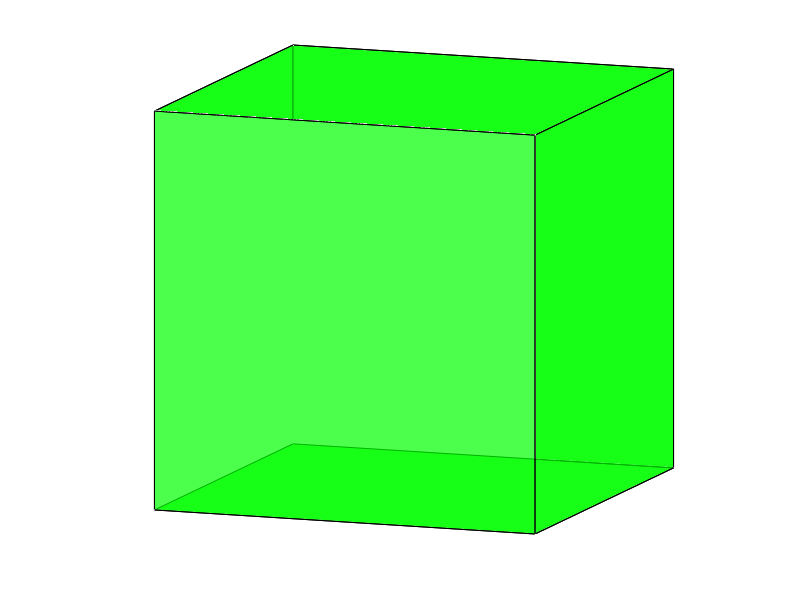

Write MATLAB code to recreate this figure.
%% Uppgift 1a
X=[1 3 3];
Y=[1 3 1];
fill(X,Y, 'g', 'edgecolor', 'k', 'linewidth' ,1), hold on
axis equal, axis([-10 10 -1 10]), pause(1)
v=pi/6; 
A=[cos(v) -sin(v); sin(v) cos(v)];
P=[X;Y];

for i=1:3
    P=A*P;
    fill(P(1,:),P(2,:),'g','edgecolor','r','linewidth',1), pause(1)
end
hold off

%% 1b
X=[1 3 3];
Y=[1 3 1];
fill(X,Y, 'g', 'edgecolor', 'k', 'linewidth' ,1), hold on
axis equal, axis([-10 10 -1 10]), pause(1)
t=[-2;0.8];
P=[X;Y];

for i=1:3
    P=P+t*ones(size(X)); 
    fill(P(1,:),P(2,:),'g','edgecolor','r','linewidth',1), pause(1)
end
hold off


%% Uppgift 2
H=[0 1 0 1 0 1 0 1; 0 0 1 1 0 0 1 1; 0 0 0 0 1 1 1 1];
S=[1 2 4 3; 1 2 6 5; 1 3 7 5; 3 4 8 7; 2 4 8 6; 5 6 8 7];

figure(1), clf, hold on

for i=1:size(S,1)
    Si=S(i,:); 
    fill3(H(1,Si),H(2,Si),H(3,Si),'g','facealpha',0.7)
end
axis equal, axis tight, axis off, hold off, view(20,10)